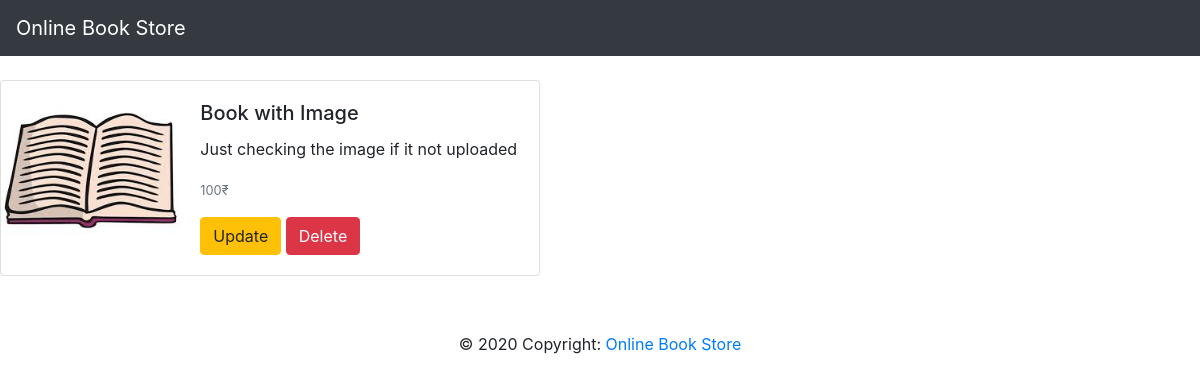
Screenshot of /book/4/ with the database file from the repository.
### website/models.py (models this page shows, shortened)
class Book(models.Model):
    name = models.CharField(max_length=100)
    desc = models.CharField(max_length=300)
    price = models.IntegerField()
    book_image = models.ImageField(default='default.jpg', upload_to='book_images/')

### website/views.py (the view)
# urls.py: path('book/<int:book_id>/', views.book_detail, name='detail'),
def book_detail(request, book_id):
    book = Book.objects.get(id=book_id)
    return render(request, 'website/detail.html', {'book': book})

### website/templates/website/detail.html
{% extends 'website/base.html' %} {% block body %}
<br>
<div class="card mb-3" style="max-width: 540px;">
  <div class="row no-gutters">
    <div class="col-md-4">
      <img src="{{book.book_image.url}}" class="card-img" alt="...">
    </div>
    <div class="col-md-8">
      <div class="card-body">
        <h5 class="card-title">{{book.name}}</h5>
        <p class="card-text">{{book.desc}}</p>
        <p class="card-text"><small class="text-muted">{{book.price}}&#8377;</small></p>
        <a class="btn btn-warning" href="{%url 'website:update' book.id%}">Update</a>
        <a class="btn btn-danger" href="{%url 'website:delete' book.id%}">Delete</a>
      </div>
    </div>
  </div>
</div>
{% endblock body %}

### rows the page displays
Book: book_image (picture), name "Book with Image", desc "Just checking the image if it not uploaded", price "100"
